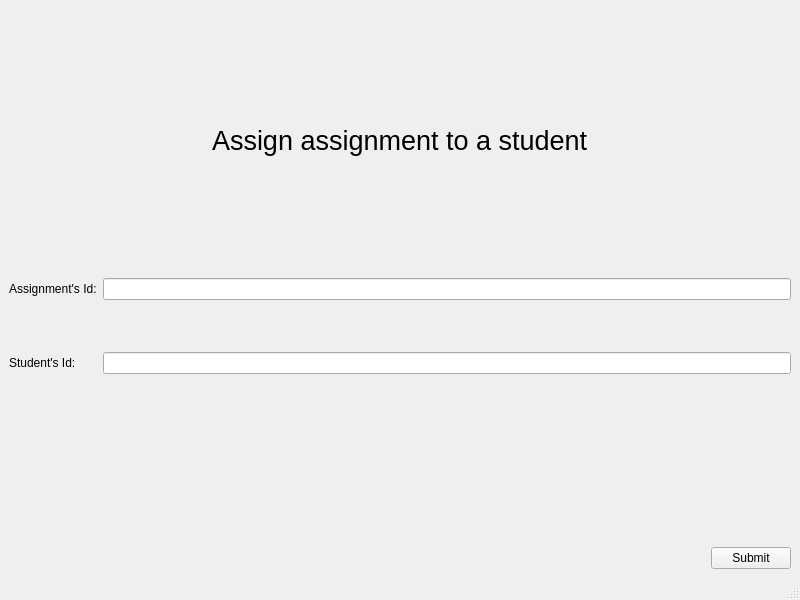
<?xml version="1.0" encoding="UTF-8"?>
<ui version="4.0">
 <class>MainWindow</class>
 <widget class="QMainWindow" name="MainWindow">
  <property name="geometry">
   <rect>
    <x>0</x>
    <y>0</y>
    <width>800</width>
    <height>600</height>
   </rect>
  </property>
  <property name="windowTitle">
   <string>MainWindow</string>
  </property>
  <widget class="QWidget" name="centralwidget">
   <layout class="QVBoxLayout" name="verticalLayout_4">
    <item>
     <layout class="QVBoxLayout" name="verticalLayout">
      <item alignment="Qt::AlignHCenter">
       <widget class="QLabel" name="label">
        <property name="font">
         <font>
          <pointsize>20</pointsize>
         </font>
        </property>
        <property name="text">
         <string>Assign assignment to a student</string>
        </property>
       </widget>
      </item>
     </layout>
    </item>
    <item>
     <layout class="QFormLayout" name="formLayout">
      <item row="2" column="0">
       <widget class="QLabel" name="label_3">
        <property name="text">
         <string>Assignment's Id:</string>
        </property>
       </widget>
      </item>
      <item row="2" column="1">
       <widget class="QLineEdit" name="id_assignment"/>
      </item>
      <item row="3" column="0">
       <spacer name="horizontalSpacer">
        <property name="orientation">
         <enum>Qt::Horizontal</enum>
        </property>
        <property name="sizeType">
         <enum>QSizePolicy::Fixed</enum>
        </property>
        <property name="sizeHint" stdset="0">
         <size>
          <width>40</width>
          <height>40</height>
         </size>
        </property>
       </spacer>
      </item>
      <item row="4" column="0">
       <widget class="QLabel" name="label_2">
        <property name="text">
         <string>Student's Id:</string>
        </property>
       </widget>
      </item>
      <item row="4" column="1">
       <widget class="QLineEdit" name="id_student">
        <property name="text">
         <string/>
        </property>
       </widget>
      </item>
     </layout>
    </item>
    <item>
     <layout class="QVBoxLayout" name="verticalLayout_3">
      <item alignment="Qt::AlignRight">
       <widget class="QPushButton" name="submit">
        <property name="text">
         <string>Submit</string>
        </property>
       </widget>
      </item>
     </layout>
    </item>
   </layout>
  </widget>
  <widget class="QMenuBar" name="menubar">
   <property name="geometry">
    <rect>
     <x>0</x>
     <y>0</y>
     <width>800</width>
     <height>22</height>
    </rect>
   </property>
  </widget>
  <widget class="QStatusBar" name="statusbar"/>
 </widget>
 <resources/>
 <connections/>
</ui>
